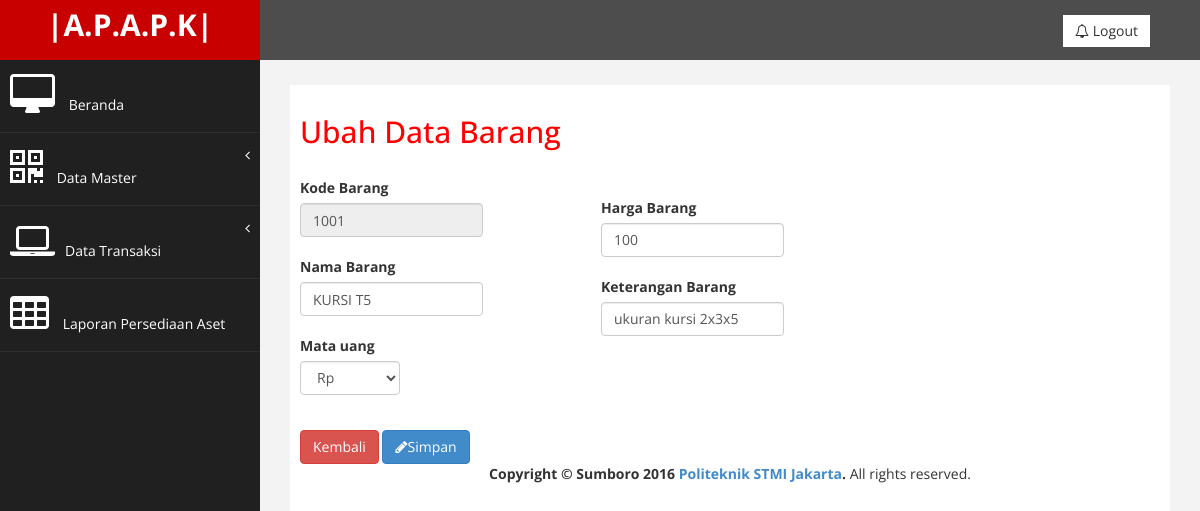
/index.php?halaman=ubahdatabrg&kode_brg=1001 (signed in), run on the app's committed database.
### tables this page shows
CREATE TABLE IF NOT EXISTS `ms_brg` (
  `kode_brg` int(10) NOT NULL AUTO_INCREMENT,
  `nama_brg` varchar(25) NOT NULL,
  `mata_uang` varchar(10) NOT NULL,
  `harga_brg` int(12) NOT NULL,
  `ktrg_brg` varchar(50) NOT NULL,
  PRIMARY KEY (`kode_brg`)
);

### barang/ubahbrg.php (the view, shortened to what this page needs)
<h2>Ubah Data Barang </h2>
<?php
$kode_brg = $_GET['kode_brg'];
$sql = mysql_query("SELECT * from ms_brg WHERE kode_brg='$kode_brg'");
if($data = mysql_fetch_array($sql)){
    $mata_uang = $data['mata_uang'];
    }
?>
<form action="index.php?halaman=ubahbrg" method="POST">
	<div class="form-group">
	<table width="70%"><td>
		<br><label>Kode Barang</label><br>
		<input type="text" name="kode_brg" name="kode_brg" class="form-control" readonly value="<?php echo $data['kode_brg']; ?>"> </br>
		<label>Nama Barang</label><br>
		<input type="text" name="nama_brg" name="nama_brg" class="form-control" value="<?php echo $data['nama_brg']; ?>"> </br>
        <label>Mata uang</label><br>
        <select name="mata_uang" class="form-control" required>
            <option value="<?php echo $mata_uang ; ?>"><?php echo $mata_uang ; ?></option>
            </select><br></td><td>
		<label>Harga Barang</label><br>
        <input type="text" name="harga_brg" class="form-control" value="<?php echo $data['harga_brg']; ?>"><br>
		<label>Keterangan Barang</label><br>
		<input type="text" name="ktrg_brg" name="ktrg_brg" class="form-control"	 value="<?php echo $data['ktrg_brg']; ?>"> </br>
        <br></td></table>
	</div>
	<tr></tr><a href="index.php?halaman=databrg" class="btn btn-danger"></i>Kembali</a>
	<button type="submit" class="btn btn-primary" name="ubah"><i class="fa fa-pencil"></i>Simpan</button>
</form>

### assets/css/custom.css (style rules this page uses)
body { font-family: 'Open Sans', sans-serif; }
h2 { color: #f00; }

### data on the page
ms_brg: kode_brg "1001", nama_brg "KURSI T5", mata_uang "Rp", harga_brg "100", ktrg_brg "ukuran kursi 2x3x5"
